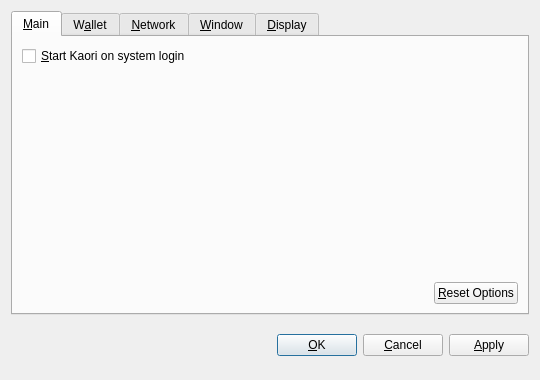
<?xml version="1.0" encoding="UTF-8"?>
<ui version="4.0">
 <class>OptionsDialog</class>
 <widget class="QDialog" name="OptionsDialog">
  <property name="geometry">
   <rect>
    <x>0</x>
    <y>0</y>
    <width>540</width>
    <height>380</height>
   </rect>
  </property>
  <property name="windowTitle">
   <string>Options</string>
  </property>
  <property name="modal">
   <bool>true</bool>
  </property>
  <layout class="QVBoxLayout" name="verticalLayout">
   <item>
    <widget class="QTabWidget" name="tabWidget">
     <property name="tabPosition">
      <enum>QTabWidget::North</enum>
     </property>
     <property name="currentIndex">
      <number>0</number>
     </property>
     <widget class="QWidget" name="tabMain">
      <attribute name="title">
       <string>&amp;Main</string>
      </attribute>
      <layout class="QVBoxLayout" name="verticalLayout_Main">
       <item>
        <widget class="QCheckBox" name="bitcoinAtStartup">
         <property name="toolTip">
          <string>Automatically start Kaori after logging in to the system.</string>
         </property>
         <property name="text">
          <string>&amp;Start Kaori on system login</string>
         </property>
        </widget>
       </item>
       <item>
        <spacer name="verticalSpacer_Main">
         <property name="orientation">
          <enum>Qt::Vertical</enum>
         </property>
         <property name="sizeHint" stdset="0">
          <size>
           <width>20</width>
           <height>40</height>
          </size>
         </property>
        </spacer>
       </item>
       <item>
        <layout class="QHBoxLayout" name="horizontalLayout_2_Main">
         <item>
          <spacer name="horizontalSpacer_2_Main">
           <property name="orientation">
            <enum>Qt::Horizontal</enum>
           </property>
           <property name="sizeHint" stdset="0">
            <size>
             <width>40</width>
             <height>20</height>
            </size>
           </property>
          </spacer>
         </item>
         <item>
          <widget class="QPushButton" name="resetButton">
           <property name="toolTip">
            <string>Reset all client options to default.</string>
           </property>
           <property name="text">
            <string>&amp;Reset Options</string>
           </property>
           <property name="autoDefault">
            <bool>false</bool>
           </property>
          </widget>
         </item>
        </layout>
       </item>
      </layout>
     </widget>
     <widget class="QWidget" name="tabWallet">
      <attribute name="title">
       <string>W&amp;allet</string>
      </attribute>
      <layout class="QVBoxLayout" name="verticalLayout_Network">
       <item>
        <widget class="QLabel" name="transactionFeeInfoLabel">
         <property name="text">
          <string>Optional transaction fee per kB that helps make sure your transactions are processed quickly. Most transactions are 1 kB.</string>
         </property>
         <property name="textFormat">
          <enum>Qt::PlainText</enum>
         </property>
         <property name="wordWrap">
          <bool>true</bool>
         </property>
        </widget>
       </item>
       <item>
        <layout class="QHBoxLayout" name="horizontalLayout_1_Main">
         <item>
          <widget class="QLabel" name="transactionFeeLabel">
           <property name="text">
            <string>Pay transaction &amp;fee</string>
           </property>
           <property name="textFormat">
            <enum>Qt::PlainText</enum>
           </property>
           <property name="buddy">
            <cstring>transactionFee</cstring>
           </property>
          </widget>
         </item>
         <item>
          <widget class="BitcoinAmountField" name="transactionFee"/>
         </item>
         <item>
          <spacer name="horizontalSpacer_1_Main">
           <property name="orientation">
            <enum>Qt::Horizontal</enum>
           </property>
           <property name="sizeHint" stdset="0">
            <size>
             <width>40</width>
             <height>20</height>
            </size>
           </property>
          </spacer>
         </item>
        </layout>
       </item>
       <item>
        <widget class="QLabel" name="label">
         <property name="text">
          <string>If you disable the spending of unconfirmed change, the change from a transaction cannot be used until that transaction has at least one confirmation. This also affects how your balance is computed.</string>
         </property>
         <property name="wordWrap">
          <bool>true</bool>
         </property>
        </widget>
       </item>
       <item>
        <widget class="QCheckBox" name="spendZeroConfChange">
         <property name="text">
          <string>Spend unconfirmed change  (experts only)</string>
         </property>
        </widget>
       </item>
       <item>
        <spacer name="verticalSpacer">
         <property name="orientation">
          <enum>Qt::Vertical</enum>
         </property>
         <property name="sizeHint" stdset="0">
          <size>
           <width>20</width>
           <height>40</height>
          </size>
         </property>
        </spacer>
       </item>
      </layout>
     </widget>
     <widget class="QWidget" name="tabNetwork">
      <attribute name="title">
       <string>&amp;Network</string>
      </attribute>
      <layout class="QVBoxLayout" name="verticalLayout_Network">
       <item>
        <widget class="QCheckBox" name="mapPortUpnp">
         <property name="toolTip">
          <string>Automatically open the Kaori client port on the router. This only works when your router supports UPnP and it is enabled.</string>
         </property>
         <property name="text">
          <string>Map port using &amp;UPnP</string>
         </property>
        </widget>
       </item>
       <item>
        <widget class="QCheckBox" name="connectSocks">
         <property name="toolTip">
          <string>Connect to the Kaori network through a SOCKS proxy (e.g. when connecting through Tor).</string>
         </property>
         <property name="text">
          <string>&amp;Connect through SOCKS proxy:</string>
         </property>
        </widget>
       </item>
       <item>
        <layout class="QHBoxLayout" name="horizontalLayout_Network">
         <item>
          <widget class="QLabel" name="proxyIpLabel">
           <property name="text">
            <string>Proxy &amp;IP:</string>
           </property>
           <property name="textFormat">
            <enum>Qt::PlainText</enum>
           </property>
           <property name="buddy">
            <cstring>proxyIp</cstring>
           </property>
          </widget>
         </item>
         <item>
          <widget class="QValidatedLineEdit" name="proxyIp">
           <property name="maximumSize">
            <size>
             <width>140</width>
             <height>16777215</height>
            </size>
           </property>
           <property name="toolTip">
            <string>IP address of the proxy (e.g. 127.0.0.1)</string>
           </property>
          </widget>
         </item>
         <item>
          <widget class="QLabel" name="proxyPortLabel">
           <property name="text">
            <string>&amp;Port:</string>
           </property>
           <property name="textFormat">
            <enum>Qt::PlainText</enum>
           </property>
           <property name="buddy">
            <cstring>proxyPort</cstring>
           </property>
          </widget>
         </item>
         <item>
          <widget class="QLineEdit" name="proxyPort">
           <property name="maximumSize">
            <size>
             <width>55</width>
             <height>16777215</height>
            </size>
           </property>
           <property name="toolTip">
            <string>Port of the proxy (e.g. 9050)</string>
           </property>
          </widget>
         </item>
         <item>
          <widget class="QLabel" name="socksVersionLabel">
           <property name="text">
            <string>SOCKS &amp;Version:</string>
           </property>
           <property name="textFormat">
            <enum>Qt::PlainText</enum>
           </property>
           <property name="buddy">
            <cstring>socksVersion</cstring>
           </property>
          </widget>
         </item>
         <item>
          <widget class="QValueComboBox" name="socksVersion">
           <property name="toolTip">
            <string>SOCKS version of the proxy (e.g. 5)</string>
           </property>
          </widget>
         </item>
         <item>
          <spacer name="horizontalSpacer_Network">
           <property name="orientation">
            <enum>Qt::Horizontal</enum>
           </property>
           <property name="sizeHint" stdset="0">
            <size>
             <width>40</width>
             <height>20</height>
            </size>
           </property>
          </spacer>
         </item>
        </layout>
       </item>
       <item>
        <spacer name="verticalSpacer_Network">
         <property name="orientation">
          <enum>Qt::Vertical</enum>
         </property>
         <property name="sizeHint" stdset="0">
          <size>
           <width>20</width>
           <height>40</height>
          </size>
         </property>
        </spacer>
       </item>
      </layout>
     </widget>
     <widget class="QWidget" name="tabWindow">
      <attribute name="title">
       <string>&amp;Window</string>
      </attribute>
      <layout class="QVBoxLayout" name="verticalLayout_Window">
       <item>
        <widget class="QCheckBox" name="minimizeToTray">
         <property name="toolTip">
          <string>Show only a tray icon after minimizing the window.</string>
         </property>
         <property name="text">
          <string>&amp;Minimize to the tray instead of the taskbar</string>
         </property>
        </widget>
       </item>
       <item>
        <widget class="QCheckBox" name="minimizeOnClose">
         <property name="toolTip">
          <string>Minimize instead of exit the application when the window is closed. When this option is enabled, the application will be closed only after selecting Quit in the menu.</string>
         </property>
         <property name="text">
          <string>M&amp;inimize on close</string>
         </property>
        </widget>
       </item>
       <item>
        <spacer name="verticalSpacer_Window">
         <property name="orientation">
          <enum>Qt::Vertical</enum>
         </property>
         <property name="sizeHint" stdset="0">
          <size>
           <width>20</width>
           <height>40</height>
          </size>
         </property>
        </spacer>
       </item>
      </layout>
     </widget>
     <widget class="QWidget" name="tabDisplay">
      <attribute name="title">
       <string>&amp;Display</string>
      </attribute>
      <layout class="QVBoxLayout" name="verticalLayout_Display">
       <item>
        <layout class="QHBoxLayout" name="horizontalLayout_1_Display">
         <item>
          <widget class="QLabel" name="langLabel">
           <property name="text">
            <string>User Interface &amp;language:</string>
           </property>
           <property name="textFormat">
            <enum>Qt::PlainText</enum>
           </property>
           <property name="buddy">
            <cstring>lang</cstring>
           </property>
          </widget>
         </item>
         <item>
          <widget class="QValueComboBox" name="lang">
           <property name="toolTip">
            <string>The user interface language can be set here. This setting will take effect after restarting Kaori.</string>
           </property>
          </widget>
         </item>
        </layout>
       </item>
       <item>
        <layout class="QHBoxLayout" name="horizontalLayout_2_Display">
         <item>
          <widget class="QLabel" name="unitLabel">
           <property name="text">
            <string>&amp;Unit to show amounts in:</string>
           </property>
           <property name="textFormat">
            <enum>Qt::PlainText</enum>
           </property>
           <property name="buddy">
            <cstring>unit</cstring>
           </property>
          </widget>
         </item>
         <item>
          <widget class="QValueComboBox" name="unit">
           <property name="toolTip">
            <string>Choose the default subdivision unit to show in the interface and when sending coins.</string>
           </property>
          </widget>
         </item>
        </layout>
       </item>
       <item>
        <widget class="QCheckBox" name="displayAddresses">
         <property name="toolTip">
          <string>Whether to show Kaori addresses in the transaction list or not.</string>
         </property>
         <property name="text">
          <string>&amp;Display addresses in transaction list</string>
         </property>
        </widget>
       </item>
       <item>
        <widget class="QCheckBox" name="coinControlFeatures">
         <property name="toolTip">
          <string>Whether to show coin control features or not.</string>
         </property>
         <property name="text">
          <string>Display coin &amp;control features (experts only!)</string>
         </property>
        </widget>
       </item>
       <item>
        <spacer name="verticalSpacer_Display">
         <property name="orientation">
          <enum>Qt::Vertical</enum>
         </property>
         <property name="sizeHint" stdset="0">
          <size>
           <width>20</width>
           <height>40</height>
          </size>
         </property>
        </spacer>
       </item>
      </layout>
     </widget>
    </widget>
   </item>
   <item>
    <layout class="QHBoxLayout" name="horizontalLayout_Buttons">
     <item>
      <spacer name="horizontalSpacer_1">
       <property name="orientation">
        <enum>Qt::Horizontal</enum>
       </property>
       <property name="sizeHint" stdset="0">
        <size>
         <width>40</width>
         <height>48</height>
        </size>
       </property>
      </spacer>
     </item>
     <item>
      <widget class="QLabel" name="statusLabel">
       <property name="font">
        <font>
         <weight>75</weight>
         <bold>true</bold>
        </font>
       </property>
       <property name="text">
        <string/>
       </property>
       <property name="textFormat">
        <enum>Qt::PlainText</enum>
       </property>
       <property name="wordWrap">
        <bool>true</bool>
       </property>
      </widget>
     </item>
     <item>
      <spacer name="horizontalSpacer_2">
       <property name="orientation">
        <enum>Qt::Horizontal</enum>
       </property>
       <property name="sizeHint" stdset="0">
        <size>
         <width>40</width>
         <height>48</height>
        </size>
       </property>
      </spacer>
     </item>
     <item>
      <widget class="QPushButton" name="okButton">
       <property name="text">
        <string>&amp;OK</string>
       </property>
      </widget>
     </item>
     <item>
      <widget class="QPushButton" name="cancelButton">
       <property name="text">
        <string>&amp;Cancel</string>
       </property>
       <property name="autoDefault">
        <bool>false</bool>
       </property>
      </widget>
     </item>
     <item>
      <widget class="QPushButton" name="applyButton">
       <property name="text">
        <string>&amp;Apply</string>
       </property>
       <property name="autoDefault">
        <bool>false</bool>
       </property>
      </widget>
     </item>
    </layout>
   </item>
  </layout>
 </widget>
 <customwidgets>
  <customwidget>
   <class>BitcoinAmountField</class>
   <extends>QSpinBox</extends>
   <header>bitcoinamountfield.h</header>
  </customwidget>
  <customwidget>
   <class>QValueComboBox</class>
   <extends>QComboBox</extends>
   <header>qvaluecombobox.h</header>
  </customwidget>
  <customwidget>
   <class>QValidatedLineEdit</class>
   <extends>QLineEdit</extends>
   <header>qvalidatedlineedit.h</header>
  </customwidget>
 </customwidgets>
 <resources/>
 <connections/>
</ui>
